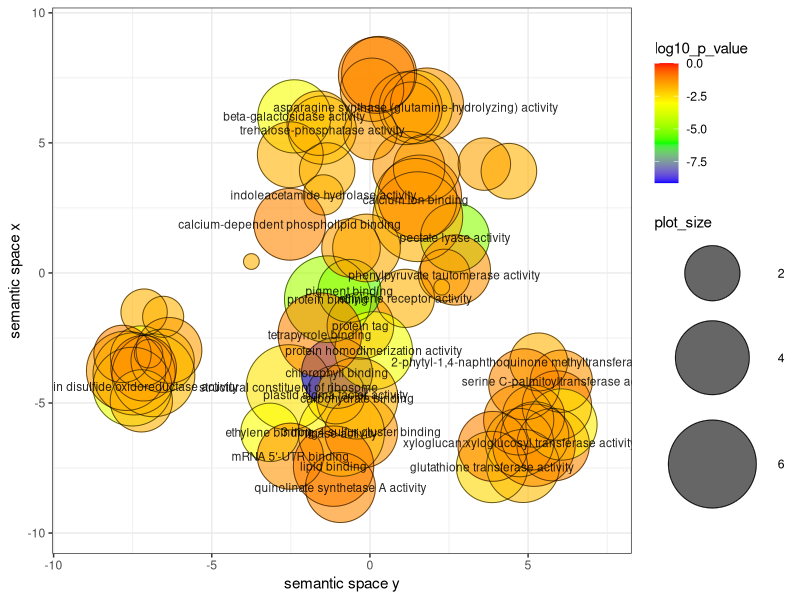

Write the R code that produced this figure.


# A plotting R script produced by the REVIGO server at http://revigo.irb.hr/
# If you found REVIGO useful in your work, please cite the following reference:
# Supek F et al. "REVIGO summarizes and visualizes long lists of Gene Ontology
# terms" PLoS ONE 2011. doi:10.1371/journal.pone.0021800


# --------------------------------------------------------------------------
# If you don't have the ggplot2 package installed, uncomment the following line:
# install.packages( "ggplot2" );
library( ggplot2 );
# --------------------------------------------------------------------------
# If you don't have the scales package installed, uncomment the following line:
# install.packages( "scales" );
library( scales );


# --------------------------------------------------------------------------
# Here is your data from REVIGO. Scroll down for plot configuration options.

revigo.names <- c("term_ID","description","frequency_%","plot_X","plot_Y","plot_size","log10_p_value","uniqueness","dispensability");
revigo.data <- rbind(c("GO:0001053","plastid sigma factor activity", 0.001,-1.077,-4.682, 2.283,-1.3106,0.970,0.000),
c("GO:0003735","structural constituent of ribosome", 2.679,-2.566,-4.398, 5.577,-2.5986,0.980,0.000),
c("GO:0016168","chlorophyll binding", 0.030,-1.043,-3.842, 3.632,-9.1135,0.951,0.000),
c("GO:0030570","pectate lyase activity", 0.017, 2.686, 1.364, 3.391,-5.0555,0.928,0.000),
c("GO:0031386","protein tag", 0.010,-0.301,-2.035, 3.129,-1.0959,0.980,0.000),
c("GO:0038199","ethylene receptor activity", 0.001, 1.121,-0.977, 2.272,-1.7804,0.967,0.000),
c("GO:0050178","phenylpyruvate tautomerase activity", 0.000, 2.350,-0.079, 1.708,-1.7804,0.942,0.013),
c("GO:0016762","xyloglucan:xyloglucosyl transferase activity", 0.015, 4.727,-6.525, 3.320,-3.9208,0.890,0.016),
c("GO:0015035","protein disulfide oxidoreductase activity", 0.305,-7.510,-4.371, 4.634,-3.5376,0.838,0.020),
c("GO:0008987","quinolinate synthetase A activity", 0.023,-0.933,-8.251, 3.510,-1.1892,0.957,0.020),
c("GO:0004565","beta-galactosidase activity", 0.057,-2.391, 6.020, 3.904,-3.2147,0.901,0.022),
c("GO:0004066","asparagine synthase (glutamine-hydrolyzing) activity", 0.059, 1.447, 6.374, 3.920,-2.9431,0.918,0.022),
c("GO:0051740","ethylene binding", 0.001,-3.160,-6.129, 2.288,-3.0915,0.969,0.027),
c("GO:0031409","pigment binding", 0.004,-0.646,-0.690, 2.736,-5.6576,0.968,0.028),
c("GO:0016874","ligase activity", 3.540,-0.903,-6.163, 5.698,-2.8697,0.949,0.031),
c("GO:0005515","protein binding", 4.410,-1.332,-1.009, 5.793,-4.6383,0.959,0.046),
c("GO:0051538","3 iron, 4 sulfur cluster binding", 0.050,-0.275,-6.104, 3.851,-1.3106,0.955,0.049),
c("GO:0042803","protein homodimerization activity", 0.221, 0.119,-2.984, 4.493,-3.2518,0.954,0.056),
c("GO:0048027","mRNA 5'-UTR binding", 0.008,-2.515,-7.046, 3.070,-1.3106,0.964,0.060),
c("GO:0008289","lipid binding", 0.519,-1.150,-7.429, 4.864,-1.0397,0.963,0.062),
c("GO:0030246","carbohydrate binding", 0.723,-0.403,-4.820, 5.007,-1.8199,0.962,0.065),
c("GO:0005509","calcium ion binding", 0.967, 1.447, 2.818, 5.134,-2.5452,0.939,0.067),
c("GO:0046906","tetrapyrrole binding", 1.530,-1.584,-2.373, 5.333,-1.1092,0.956,0.085),
c("GO:0043864","indoleacetamide hydrolase activity", 0.000,-1.470, 3.000, 0.954,-1.7804,0.933,0.107),
c("GO:0005544","calcium-dependent phospholipid binding", 0.038,-2.532, 1.870, 3.724,-1.1348,0.956,0.116),
c("GO:0052624","2-phytyl-1,4-naphthoquinone methyltransferase activity", 0.001, 5.335,-3.422, 2.241,-1.7804,0.919,0.122),
c("GO:0004758","serine C-palmitoyltransferase activity", 0.003, 6.050,-4.163, 2.661,-1.3106,0.911,0.129),
c("GO:0004805","trehalose-phosphatase activity", 0.015,-1.510, 5.492, 3.322,-2.3170,0.922,0.143),
c("GO:0004364","glutathione transferase activity", 0.033, 3.859,-7.461, 3.671,-2.3716,0.904,0.146),
c("GO:0019789","SUMO transferase activity", 0.023, 3.890,-6.668, 3.504,-1.0959,0.914,0.150),
c("GO:0003872","6-phosphofructokinase activity", 0.054, 4.840,-7.423, 3.883,-1.9469,0.889,0.159),
c("GO:0004197","cysteine-type endopeptidase activity", 0.093, 0.288, 7.656, 4.117,-1.1651,0.920,0.161),
c("GO:0047995","hydroxyphenylpyruvate reductase activity", 0.000,-6.998,-3.106, 0.477,-1.4831,0.901,0.166),
c("GO:0052893","N1-acetylspermine:oxygen oxidoreductase (propane-1,3-diamine-forming) activity", 0.000,-6.537,-1.687, 1.000,-1.7804,0.870,0.179),
c("GO:0032441","pheophorbide a oxygenase activity", 0.000,-7.139,-1.507, 1.322,-1.7804,0.901,0.186),
c("GO:0016630","protochlorophyllide reductase activity", 0.002,-7.240,-3.209, 2.537,-3.0915,0.877,0.219),
c("GO:0010277","chlorophyllide a oxygenase [overall] activity", 0.004,-6.554,-3.375, 2.764,-2.1433,0.883,0.226),
c("GO:0080124","pheophytinase activity", 0.000,-3.748, 0.439, 0.301,-1.7804,0.940,0.232),
c("GO:0009916","alternative oxidase activity", 0.008,-6.353,-2.978, 3.033,-1.4831,0.885,0.235),
c("GO:0005524","ATP binding",14.125, 1.512, 2.162, 6.299,-1.7387,0.936,0.251),
c("GO:0050897","cobalt ion binding", 0.042, 1.227, 4.050, 3.775,-1.3676,0.946,0.255),
c("GO:0001055","RNA polymerase II activity", 0.014, 5.210,-6.263, 3.291,-1.7902,0.902,0.275),
c("GO:0005222","intracellular cAMP activated cation channel activity", 0.001, 4.393, 3.912, 2.033,-1.7804,0.932,0.306),
c("GO:0050236","pyridoxine:NADP 4-dehydrogenase activity", 0.001,-7.822,-3.113, 2.190,-1.0959,0.886,0.307),
c("GO:0019148","D-cysteine desulfhydrase activity", 0.001,-0.598, 0.959, 2.303,-1.4831,0.936,0.324),
c("GO:0050203","oxalate-CoA ligase activity", 0.001, 0.014, 5.381, 1.857,-1.4831,0.932,0.328),
c("GO:0004038","allantoinase activity", 0.008,-2.518, 4.544, 3.038,-1.7804,0.923,0.332),
c("GO:0042286","glutamate-1-semialdehyde 2,1-aminomutase activity", 0.024, 2.702, 0.113, 3.534,-1.3106,0.934,0.337),
c("GO:0004497","monooxygenase activity", 0.947,-7.454,-3.880, 5.125,-2.1993,0.855,0.343),
c("GO:0003954","NADH dehydrogenase activity", 0.368,-7.708,-3.762, 4.715,-1.4527,0.856,0.350),
c("GO:0004047","aminomethyltransferase activity", 0.030, 4.875,-4.281, 3.632,-1.1892,0.908,0.359),
c("GO:0016984","ribulose-bisphosphate carboxylase activity", 0.012,-0.109, 0.960, 3.244,-1.6602,0.927,0.363),
c("GO:0045435","lycopene epsilon cyclase activity", 0.000, 2.269,-0.547, 0.301,-1.7804,0.947,0.372),
c("GO:0003852","2-isopropylmalate synthase activity", 0.046, 5.793,-6.604, 3.813,-1.1892,0.901,0.382),
c("GO:0016705","oxidoreductase activity, acting on paired donors, with incorporation or reduction of molecular oxygen", 1.177,-6.845,-3.936, 5.219,-1.8972,0.854,0.394),
c("GO:0032442","phenylcoumaran benzylic ether reductase activity", 0.007,-7.153,-3.663, 3.012,-1.0959,0.878,0.398),
c("GO:0008660","1-aminocyclopropane-1-carboxylate deaminase activity", 0.004, 0.067, 7.042, 2.779,-1.4831,0.924,0.405),
c("GO:0015254","glycerol channel activity", 0.000, 3.617, 4.184, 1.771,-1.5494,0.944,0.408),
c("GO:0005506","iron ion binding", 1.548, 1.574, 2.923, 5.338,-1.1267,0.934,0.416),
c("GO:0004742","dihydrolipoyllysine-residue acetyltransferase activity", 0.020, 5.909,-5.098, 3.443,-1.1892,0.904,0.424),
c("GO:0004818","glutamate-tRNA ligase activity", 0.051, 1.136, 6.331, 3.852,-1.4831,0.917,0.429),
c("GO:0033947","mannosylglycoprotein endo-beta-mannosidase activity", 0.001,-1.353, 3.938, 2.025,-1.7804,0.915,0.430),
c("GO:0003910","DNA ligase (ATP) activity", 0.055, 1.802, 6.475, 3.890,-1.3687,0.920,0.431),
c("GO:0080123","jasmonate-amino synthetase activity", 0.001, 1.299, 6.264, 2.072,-1.4831,0.929,0.440),
c("GO:0008878","glucose-1-phosphate adenylyltransferase activity", 0.024, 4.703,-5.652, 3.533,-1.3106,0.900,0.448),
c("GO:0048529","magnesium-protoporphyrin IX monomethyl ester (oxidative) cyclase activity", 0.003,-7.227,-4.918, 2.661,-1.7804,0.884,0.452),
c("GO:0003950","NAD+ ADP-ribosyltransferase activity", 0.033, 6.055,-5.828, 3.663,-2.7305,0.886,0.456),
c("GO:0004185","serine-type carboxypeptidase activity", 0.143, 0.209, 7.603, 4.303,-1.1104,0.919,0.474),
c("GO:0015250","water channel activity", 0.010, 1.797, 4.051, 3.136,-1.4998,0.938,0.478),
c("GO:0004558","alpha-1,4-glucosidase activity", 0.005,-1.603, 5.757, 2.889,-1.7804,0.902,0.480),
c("GO:0004674","protein serine/threonine kinase activity", 0.996, 5.186,-6.623, 5.147,-1.2670,0.881,0.480),
c("GO:0080048","GDP-D-glucose phosphorylase activity", 0.003, 5.172,-5.506, 2.642,-1.4831,0.896,0.487));

one.data <- data.frame(revigo.data);
names(one.data) <- revigo.names;
one.data <- one.data [(one.data$plot_X != "null" & one.data$plot_Y != "null"), ];
one.data$plot_X <- as.numeric( as.character(one.data$plot_X) );
one.data$plot_Y <- as.numeric( as.character(one.data$plot_Y) );
one.data$plot_size <- as.numeric( as.character(one.data$plot_size) );
one.data$log10_p_value <- as.numeric( as.character(one.data$log10_p_value) );
one.data$frequency <- as.numeric( as.character(one.data$frequency) );
one.data$uniqueness <- as.numeric( as.character(one.data$uniqueness) );
one.data$dispensability <- as.numeric( as.character(one.data$dispensability) );
#head(one.data);


# --------------------------------------------------------------------------
# Names of the axes, sizes of the numbers and letters, names of the columns,
# etc. can be changed below

p1 <- ggplot( data = one.data );
p1 <- p1 + geom_point( aes( plot_X, plot_Y, colour = log10_p_value, size = plot_size), alpha = I(0.6) ) + scale_size_area();
p1 <- p1 + scale_colour_gradientn( colours = c("blue", "green", "yellow", "red"), limits = c( min(one.data$log10_p_value), 0) );
p1 <- p1 + geom_point( aes(plot_X, plot_Y, size = plot_size), shape = 21, fill = "transparent", colour = I (alpha ("black", 0.6) )) + scale_size_area();
p1 <- p1 + scale_size( range=c(5, 30)) + theme_bw(); # + scale_fill_gradientn(colours = heat_hcl(7), limits = c(-300, 0) );
ex <- one.data [ one.data$dispensability < 0.15, ]; 
p1 <- p1 + geom_text( data = ex, aes(plot_X, plot_Y, label = description), colour = I(alpha("black", 0.85)), size = 3 );
p1 <- p1 + labs (y = "semantic space x", x = "semantic space y");
p1 <- p1 + theme(legend.key = element_blank()) ;
one.x_range = max(one.data$plot_X) - min(one.data$plot_X);
one.y_range = max(one.data$plot_Y) - min(one.data$plot_Y);
p1 <- p1 + xlim(min(one.data$plot_X)-one.x_range/10,max(one.data$plot_X)+one.x_range/10);
p1 <- p1 + ylim(min(one.data$plot_Y)-one.y_range/10,max(one.data$plot_Y)+one.y_range/10);



# --------------------------------------------------------------------------
# Output the plot to screen

p1;

# Uncomment the line below to also save the plot to a file.
# The file type depends on the extension (default=pdf).

# ggsave("C:/Users/path_to_your_file/revigo-plot.pdf");
